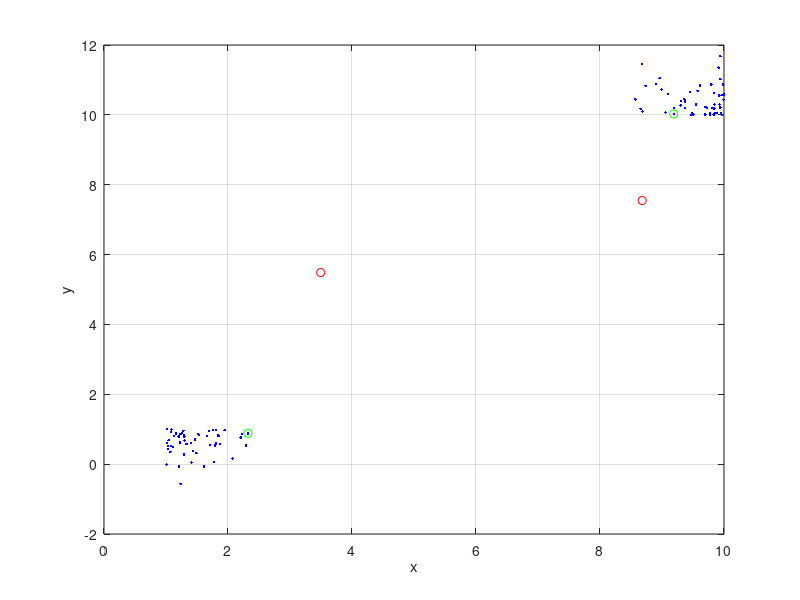
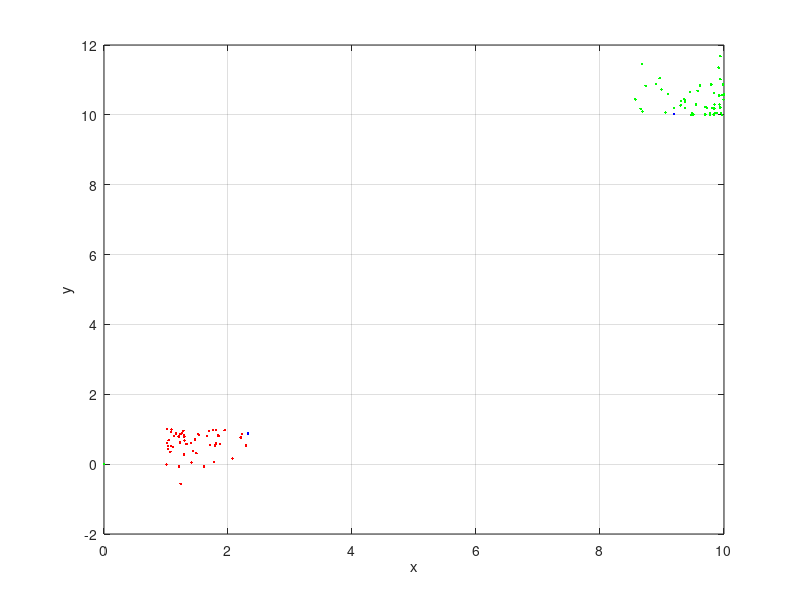

MATLAB code for these plots, in order:
clc,close all,clear all

% Number of clusters this is given information
Ncl = 2; 

x1center  = 1;
y1center  = 1;
x2center  = 10;
y2center  = 10;




N = 100;
x = zeros(N,1);
y = zeros(N,1);
lc1 = zeros(N,1);
lc2 = zeros(N,1);



for i=1:N    
    if mod(i,2)==0 
        x(i) = x1center + 2*rand*sin(rand) ;
        y(i) = x1center - 2*rand*sin(rand);
    else
        x(i) = x2center - 2*rand*sin(rand) ;
        y(i) = x2center + 2*rand*sin(rand) ;      
    end
    
end


figure (1)
plot(x,y,'b.')
xlabel('x')
xlabel('y')
grid on


while(true)
xc1 = max(x)*rand;
yc1 = max(y)*rand;
xc2 = max(x)*rand;
yc2 = max(y)*rand;

for i=1:length(x)
    lc1(i) = sqrt( (xc1 - x(i)).^2 + ( yc1 - y(i)).^2  );
    lc2(i) = sqrt( (xc2 - x(i)).^2 + ( yc2 - y(i)).^2  );
end

 if lc1(1)*lc2(1)< 0.5*max(x).^2 break;
 end

end



hold on
plot(xc1,yc1,'ro')
hold on
plot(xc2,yc2,'ro')
xlabel('x')
ylabel('y')


% Calculation the lengths
% for 1 center
lc1 = zeros(N,1);
lc2 = zeros(N,1);

k = 0;
while (true)
k = k+1

for i=1:length(x)
    lc1(i) = sqrt( (xc1 - x(i)).^2 + ( yc1 - y(i)).^2  );
    lc2(i) = sqrt( (xc2 - x(i)).^2 + ( yc2 - y(i)).^2  );
end



[M1,I1] = min(lc1)
[M2,I2] = min(lc2)

xc1_new = x(I1);
xc2_new = x(I2);

yc1_new = y(I1);
yc2_new = y(I2);


if  ((xc1_new - xc1)< 0.01  && (xc2_new - xc2)< 0.01 && (yc1_new - yc1)< 0.1  && (yc2_new - yc2)< 0.1 )  break;
end

xc1 = xc1_new;
xc2 = xc2_new;

yc1 = yc1_new;
yc2 = yc2_new;

end

hold on
plot(xc1,yc1,'go')
hold on
plot(xc2,yc2,'go')
xlabel('x')
ylabel('y')


x1 = zeros(N,1);
y1 = zeros(N,1);
x2 = zeros(N,1);
y2 = zeros(N,1);


% Changing Color For clusters
for i = 1:N
    if (lc1(i)< 2)
        x1(i) = x(i); y1(i) = y(i);
    else
        x2(i) = x(i); y2(i) = y(i);
    end
end

figure(3)
plot(x1,y1,'r.')
grid on
hold on
plot(x2,y2,'g.')
xlabel('x')
ylabel('y')
grid on
hold on
plot(xc1,yc1,'b.')
hold on
plot(xc2,yc2,'b.')

% 2+2 = 10



% add some minor changing
